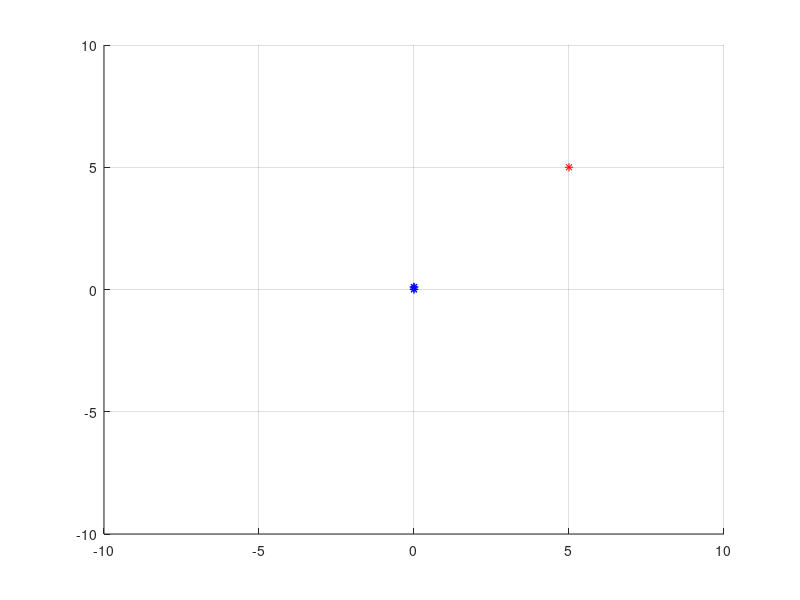

This figure's MATLAB source: (Note: this script raises an error after producing the figure.)
% all units are in meters
SpeedOfSound = 1484;
ylim = 10;
xlim = 10;
zlim = 10; 
fprintf('Welcome to URC acoustic simulator.\nAll values should be input in metric units\n');

% matrix for doing math, lenght of vector greater than axis because it gets
% moved
% location of each hydrophone in 3d space, essentially the locaiton of the
% robot
cd = [0, 0, -.3; 0, .019, -.3; .019/2, .1, -.3; -.019/2, .1, -.3];
% plotting the hydrophone locations
x = 1;

while x == 1
    % puts all plots on same plot
    hold on
    grid on
    plot3(cd(:, 1), cd(:, 2), cd(:, 3), 'b*');
    % setting the axis limits
    axis([-xlim, xlim, -ylim, ylim, -zlim, 2]);
    yLoc = input('distance in front of robot (y): ');
    xLoc = input('distance left (-) or right (+) of the robot (x): ');
    zLoc = input('distance below the robot (z): ');
    fprintf('\n');
    fprintf('\n');
    pingerLoc = [xLoc, yLoc, -zLoc];
    plot3(pingerLoc(:, 1), pingerLoc(:, 2), pingerLoc(:, 3), 'r*')
    hold off
    %the number of pinger to alocate to find distance and toa easier
    [r, c] = size(cd);
    dist = ones(r, 1);
    for i = 1:r
        dist(i)  = sqrt(sum((cd(i,:) - pingerLoc).^2));
    end
    toa = dist./SpeedOfSound;
    toaAct = [toa(2) - toa(1); toa(3) - toa(4)];
    toaCalc = [signalToa2(toaAct(1)); signalToa2(toaAct(2))];
        
    %calculating and printing percent error of toa
    toaErr = (abs(toaAct) - abs(toaCalc))./abs(toaAct) * 100;
    table = [toaAct'; toaCalc'; toaErr'];
    %fprintf('expected toa %10.9f\ncalculated toa %10.9f\n percent error %4.3f \n', table);
    fprintf('\n');
    %%
    % for actual acoustics D is hardcoded, this is the distance between the
    % hydrophones
    sideToSideD = sqrt(sum((cd(3,:) - cd(4,:)).^2))/2;
    inLineD = sqrt(sum((cd(1,:) - cd(2,:)).^2))/2;
    
    % side to side 
    sideToSideA = (toaAct(2)) * SpeedOfSound/2;
    sideToSideASig = toaCalc(2) * SpeedOfSound/2;
    sideToSideB = sqrt(sideToSideD^2 - sideToSideA^2);
    sideToSideBSig = sqrt(sideToSideD^2 - sideToSideASig^2);
    
    %in line 
    inLineA = (toaAct(1)) * SpeedOfSound/2;
    inLineASig = toaCalc(1) * SpeedOfSound/2;
    inLineB = sqrt(inLineD^2 - inLineA^2);
    inLineBSig = sqrt(inLineD^2 - inLineASig^2);
    
    %yaw calculations
    yawCalcSig= atand(sideToSideBSig/sideToSideASig);
    yawCalc = atand(sideToSideB/sideToSideA);
    yawAct = atand(pingerLoc(1,1)/pingerLoc(1,2));
    fprintf('expected Yaw: %3.2f\n', yawAct);
    %fprintf('TOA Yaw no signal: %3.2f\n', yawCalc + 90);
    fprintf('TOA Yaw from signal: %3.2f\n', yawCalcSig + 90);
    fprintf('\n');
    
    % pitch calculations
    pitchCalc= atand(inLineB/inLineA);
    pitchCalcSig = atand(inLineBSig/inLineASig);
    pitchActZY = atand(pingerLoc(1,3)/pingerLoc(1,2));
    pitchActR = atand(pingerLoc(1,3)/sqrt(sum(pingerLoc(1:2).^2)));
    fprintf('expected Pitch: %3.2f\n', 90 - abs(pitchActZY));
    %fprintf('TOA Pitch no signal: %3.2f\n', 90 + (pitchCalc)  );
    fprintf('TOA Pitch from signal: %3.2f\n', 90 + (pitchCalcSig) );
    x = input('enter 1 to insert a new pinger location, enter 0 to quit: ');
end
